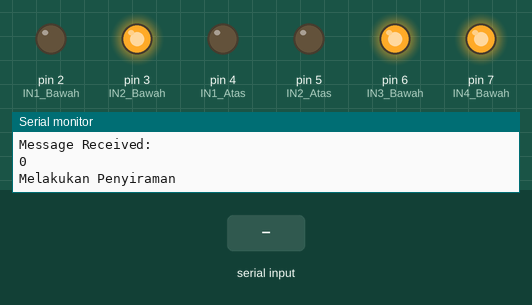
Recording of a sketch running on a simulated Arduino Mega 2560, built with avr-gcc and run on an emulated ATmega2560. Parts: output pins drawn as LEDs (lit = HIGH), the last lines printed to the serial monitor. The inputs (shaded band) are chosen by the test bench.

Above: at 1.2 s.
1.3 s: "90,45\n" received over the second serial link
At 3.3 s:
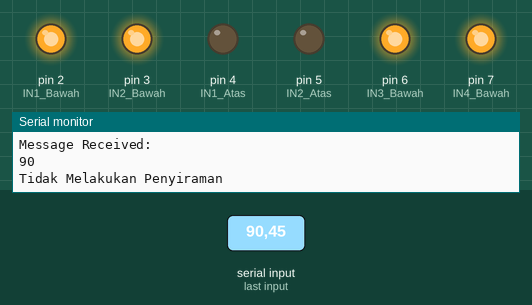
7.3 s: "90\n" received over the second serial link
At 11.8 s:
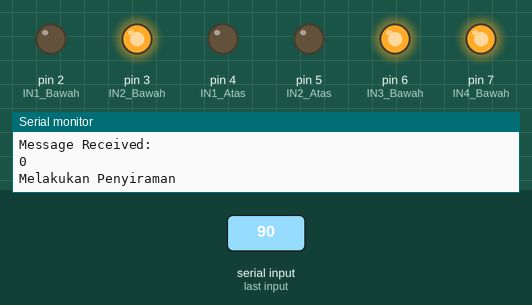
Timing chart, 0 to 13.3 s (numbered marks = the images above; inputs shaded):
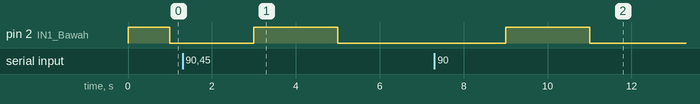

Measured:
- after the input at 1.3 s, pin 2 (IN1_Bawah): LOW → HIGH after 1.7 s, → LOW 2.0 s later
- after the input at 7.3 s, pin 2 (IN1_Bawah): LOW → HIGH after 1.7 s, → LOW 2.0 s later

The sketch:

Mega_RX_TX_Client.ino
```cpp
#define IN4_Bawah 7
#define IN3_Bawah 6
#define IN2_Atas 5
#define IN1_Atas 4
#define IN2_Bawah 3
#define IN1_Bawah  2

// RTC Setup
#include <DS3231.h>
DS3231 rtc(SDA, SCL);

Time t;

const byte onHour = 13;
const byte onMin = 0;
const byte offHour = 13;
const byte offMin = 30;


// Water Level
#define WL1 A0
#define WL2 8
int waterLevelBawah, waterLevelAtas;

String dataReciver;
int datatransfer;

void setup() {
  // put your setup code here, to run once:
  Serial.begin(115200);
  rtc.begin();
    Serial3.begin(115200);
  pinMode(IN4_Bawah, OUTPUT);
  pinMode(IN3_Bawah, OUTPUT);
  pinMode(IN2_Atas, OUTPUT);
  pinMode(IN1_Atas, OUTPUT);
  pinMode(IN2_Bawah, OUTPUT);
  pinMode(IN1_Bawah, OUTPUT);
  pinMode(8, INPUT);
  pinMode(A0, INPUT);
  digitalWrite(IN1_Bawah, HIGH);
  digitalWrite(IN2_Bawah, HIGH);
  digitalWrite(IN3_Bawah, HIGH);
  digitalWrite(IN4_Bawah, HIGH);

//  rtc.setTime(13, 27, 0);         // Set the time to 12:00:00 (24hr format)
//  rtc.setDate(25, 10, 2022);      // Set the date to January 1st, 2014
//  Note : 1x upload abis itu comment

}
void loop() {


 Serial.println("Message Received: ");
  dataReciver = Serial3.readString();
  datatransfer =dataReciver.toInt();
  Serial.println(datatransfer);
  if (datatransfer >=  0 && datatransfer <= 40){
  digitalWrite(IN1_Bawah, LOW);
  Serial.println("Melakukan Penyiraman");
} else {
  digitalWrite(IN1_Bawah, HIGH);
  Serial.println("Tidak Melakukan Penyiraman ");
}
delay(1000);

/*  Testing Sensor
 * waterlevel();
 * rtcSystem();
 *
 */

}

void waterlevel() {
  waterLevelBawah = digitalRead(WL2);
//  waterLevelAtas = analogRead(WL1);

//  Serial.println(waterLevelAtas);
  Serial.println(waterLevelBawah);

  if (waterLevelBawah == 0 )
  {
    //lampu & pompa mati
    digitalWrite(IN2_Atas, HIGH);
    digitalWrite(IN1_Atas, HIGH);
    Serial.println("HIGH");
    delay(500);
  }
  else  {
    digitalWrite(IN2_Atas, LOW);
    digitalWrite(IN1_Atas, LOW);
    Serial.println("LOW");
    delay(500);
  }
}

void rtcSystem(){
  t = rtc.getTime();

  if (t.hour == onHour && t.min == onMin)
  {
    //Menyalakan Sistem
     digitalWrite(IN2_Bawah, HIGH);
  Serial.println("Melakukan Penyiraman");
  }
  else if (t.hour == offHour && t.min == offMin)
  {
    //Mematikan Sistem
     digitalWrite(IN2_Bawah, LOW);
  Serial.println("Tidak Melakukan Penyiraman ");
  }
  Serial.print(t.hour, DEC);
  Serial.print(" hour(s), ");
  Serial.print(t.min, DEC);
  Serial.println(" minute(s)");

  delay(100);
}
```
